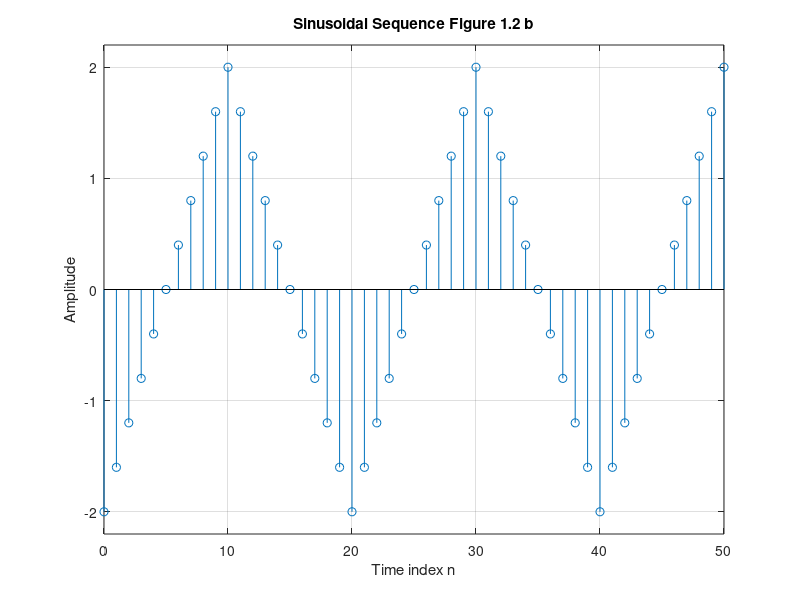

Write the MATLAB code that produced this figure.
% Program P1_41_Figure_1.2b
% Generation of a sinusoidal sequence
n = 0:50;   
f = 0.05;            
phase = 0;          
A = 2;   
arg = 2*pi*f*n - phase; 
x = A*sawtooth(arg,1/2);
clf;            % Clear old graph
stem(n,x);      % Plot the generated sequence
axis([0 50 -2.2 2.2]);
grid; 
title('Sinusoidal Sequence Figure 1.2 b');
xlabel('Time index n');
ylabel('Amplitude');
axis;
